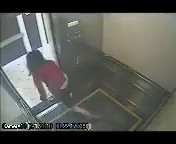
#> input picture imagenes1/image_0016.jpg, 176 x 144 px, found by its file name; its folder holds 4 pictures in this run
$ python mediaLK.py
#> lines starting #> are read from the running program, lines starting #| are printed output that depends on the picture; long printed decimals are rounded
import cv2
import numpy as np
import os

# Obtener la lista de archivos en la carpeta "imagenes"
imagenes_dir = "imagenes1"
imagenes_files = sorted(os.listdir(imagenes_dir))
imagenes_paths = [os.path.join(imagenes_dir, filename) for filename in imagenes_files]

# Crear o abrir un archivo de texto para guardar la información
output_file = open("informacion_flujo_optico.txt", "w")

# Inicializar listas para almacenar las magnitudes de cada par de imágenes
magnitudes_por_par = []

# Inicializar contadores para el promedio total
total_vectores_totales = 0
total_magnitud_totales = 0
total_resultados_guardados = 0

# Iterar sobre cada par de imágenes consecutivas
for i in range(len(imagenes_paths) - 1):
    image1_path = imagenes_paths[i]
    image2_path = imagenes_paths[i + 1]

    # Cargar las dos imágenes
    image1 = cv2.imread(image1_path)
#> image1 is the input picture: shape (144, 176, 3); mean B, G, R 88.8, 94.5, 92.6
    image2 = cv2.imread(image2_path)
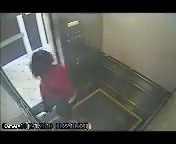
#> input picture imagenes1/image_0035.jpg, 176 x 144 px, found by its file name
#> image2 is the input picture: shape (144, 176, 3); mean B, G, R 89.6, 95.5, 94

    # Obtener el tamaño de las imágenes
    height, width, _ = image1.shape
#> height = 144; width = 176

    # Parámetros para el algoritmo de Lucas-Kanade
    lk_params = dict(winSize=(50, 50), maxLevel=4, criteria=(cv2.TERM_CRITERIA_EPS | cv2.TERM_CRITERIA_COUNT, 10, 0.001))

    # Convertir las imágenes a escala de grises
    gray1 = cv2.cvtColor(image1, cv2.COLOR_BGR2GRAY)
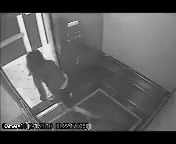
#> gray1: shape (144, 176); min 0, max 253, mean 93.3
    gray2 = cv2.cvtColor(image2, cv2.COLOR_BGR2GRAY)
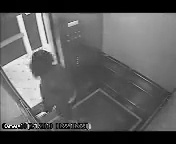
#> gray2: shape (144, 176); min 0, max 251, mean 94.4

    # Detectar características en la primera imagen
    p0 = cv2.goodFeaturesToTrack(gray1, mask=None, maxCorners=200, qualityLevel=0.0008, minDistance=10, blockSize=5, k=0.004)
#> p0 = 75 rows, first 8: [10, 127], [41, 14], [28, 124], [20, 15], [28, 50], [3, 67], [87, 128], [39, 49]

    # Inicializar algunas variables
    old_gray = gray1.copy()
    total_vectors = 0
    total_magnitude = 0
    magnitudes = []

    # Calcular el flujo óptico con el algoritmo de Lucas-Kanade
    p1, st, err = cv2.calcOpticalFlowPyrLK(old_gray, gray2, p0, None, **lk_params)
#> p1 = 75 rows, first 8: [10.14, 127], [40.95, 14.01], [28.02, 124], [19.94, 15.01], [28.28, 49.76], [3.43, 67], [86.95, 128], [39.25, 48.79]; st = 75 values from 1 to 1; err = 75 values, max 21.01 at index 10, min 0.785 at index 72, mean 6.76

    # Seleccionar puntos buenos
    good_new = p1[st == 1]
#> good_new = 75 pairs, first value 1.01 to 167.4, second value 14 to 129
    good_old = p0[st == 1]
#> good_old = 75 pairs, first value 1 to 167, second value 14 to 129

    # Filtrar vectores con magnitud significativa
    for i, (new, old) in enumerate(zip(good_new, good_old)):
        a, b = new.ravel()
        c, d = old.ravel()
        vector = (a - c, b - d)

        magnitude = np.sqrt(vector[0] ** 2 + vector[1] ** 2)
        if magnitude > 0.5:  # Ajusta el umbral según sea necesario
            total_vectors += 1
            total_magnitude += magnitude
            magnitudes.append(magnitude)

            # Guardar la magnitud del vector en el archivo de texto
            output_file.write(f"Magnitud del vector {i+1}: {magnitude}\n")
#> this loop made 75 passes
#> (a, b, c, d, vector, magnitude, total_magnitude) on passes 11, 16, 20, 21, 22, 25, 27, 28, 33, 35, 40, 45: (31.87, 73.22, 30, 74, (1.87, -0.781), 2.03, 2.03), (52.54, 94.4, 51, 95, (1.54, -0.6), 1.65, 3.68), (58.83, 103.9, 58, 104, (0.826, -0.14), 0.838, 4.52), (44.77, 82.56, 43, 83, (1.77, -0.439), 1.83, 6.34), (54.08, 57.15, 54, 59, (0.0816, -1.85), 1.85, 8.19), (68.21, 95.44, 70, 94, (-1.79, 1.44), 2.3, 10.49), (62.4, 87.16, 61, 87, (1.4, 0.158), 1.41, 11.9), (64.35, 68.83, 65, 75, (-0.655, -6.17), 6.21, 18.11), (19.06, 64.79, 18, 65, (1.06, -0.208), 1.08, 19.2), (67.95, 37.89, 68, 39, (-0.0451, -1.11), 1.11, 20.31), (9.86, 77.02, 9, 77, (0.859, 0.0161), 0.859, 21.17), (18.73, 88.96, 18, 89, (0.732, -0.0373), 0.733, 21.9)
#> (a, b, c, d, magnitude, total_magnitude) on passes 63, 73: (29.92, 89.13, 29, 89, 0.927, 24.1), (167.4, 14, 166, 14, 1.43, 25.53)
#> after the loop, magnitudes = [2.03, 1.65, 0.838, 1.83, 1.85, 2.3, 1.41, 6.21, 1.08, 1.11, 0.859, 0.733, 1.27, 0.927, 1.43]; total_magnitude = 25.53; total_vectors = 15

    # Calcular la mediana de las magnitudes de los vectores significativos
    if magnitudes:
        median_magnitude = np.median(magnitudes)
#> median_magnitude = 1.41
        magnitudes_por_par.append(median_magnitude)

    # Si hay vectores pintados, escribir la información en el archivo de texto
    if total_vectors > 0:
        total_vectores_totales += total_vectors
#> total_vectores_totales = 15
        total_magnitud_totales += total_magnitude
#> total_magnitud_totales = 25.53
        total_resultados_guardados += 1

        output_file.write(f"Para las imágenes {image1_path} y {image2_path}:\n")
        output_file.write(f"Total de vectores pintados: {total_vectors}\n")
        output_file.write(f"Mediana del tamaño de los vectores: {median_magnitude}\n\n")
#> pass 2 of the loop `for i in range(len(imagenes_paths) - 1):`:
#> image1_path = 'imagenes1/image_0035.jpg'
#> image2_path = 'imagenes1/image_0081.jpg'
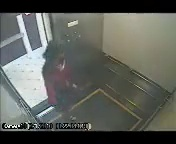
#> input picture imagenes1/image_0081.jpg, 176 x 144 px, found by its file name
#> image2 is the input picture: shape (144, 176, 3); mean B, G, R 90.7, 97, 94.3
#> `gray2 = cv2.cvtColor(image2, cv2.COLOR_BGR2GRAY)`:
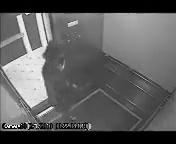
#> gray2: shape (144, 176); min 0, max 254, mean 95.5
#> p0 = 79 rows, first 8: [10, 127], [41, 14], [28, 124], [20, 15], [3, 67], [32, 50], [88, 129], [31, 107]
#> p1 = 79 rows, first 8: [9.95, 127], [41.01, 14.04], [28.04, 124], [20.02, 15.03], [3.08, 67.03], [32.27, 50.21], [87.92, 129], [31.25, 107]; st = 79 values from 1 to 1; err = 79 values, max 30.7 at index 21, min 1.09 at index 65, mean 8.35
#> good_new = 79 pairs, first value 0.909 to 172.1, second value 14.02 to 129
#> good_old = 79 pairs, first value 1 to 172, second value 14 to 129
#> the loop `for i, (new, old) in enumerate(zip(good_new, good_old)):` made 79 passes
#> (a, b, c, d, vector, magnitude, total_magnitude) on passes 11, 15, 17, 19, 20, 22, 23, 24: (57.85, 60.87, 55, 62, (2.85, -1.13), 3.07, 3.07), (43.58, 75.53, 38, 78, (5.58, -2.47), 6.1, 9.17), (43.15, 99.3, 41, 100, (2.15, -0.702), 2.26, 11.43), (47.25, 42.72, 47, 42, (0.246, 0.724), 0.765, 12.19), (57.14, 106.5, 54, 107, (3.14, -0.472), 3.18, 15.37), (50.46, 53.21, 50, 53, (0.459, 0.209), 0.505, 15.87), (29.42, 64.74, 28, 65, (1.42, -0.258), 1.44, 17.31), (20.67, 99.92, 20, 100, (0.669, -0.0762), 0.673, 17.98)
#> pass 3 of the loop `for i in range(len(imagenes_paths) - 1):`:
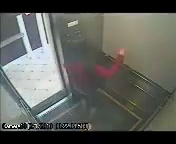
#> input picture imagenes1/image_0091.jpg, 176 x 144 px, found by its file name
#> image2 is the input picture: shape (144, 176, 3); mean B, G, R 92.2, 97.8, 95.7
#> `gray2 = cv2.cvtColor(image2, cv2.COLOR_BGR2GRAY)`:
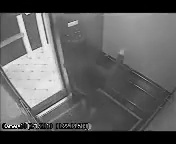
#> gray2: shape (144, 176); min 0, max 249, mean 96.5
#> the loop `for i, (new, old) in enumerate(zip(good_new, good_old)):` made 78 passes
#> (new, old) on passes 2 to 9: ([42.02, 14.03], [42, 14]), ([28.09, 123.9], [28, 124]), ([6.2, 126], [6, 126]), ([20.03, 15.03], [20, 15]), ([98.66, 128.9], [88, 129]), ([3.08, 66.99], [3, 67]), ([32.41, 49.3], [32, 49]), ([68.13, 125], [68, 125])

# Calcular promedio total de vectores y promedio total de magnitud
if total_resultados_guardados > 0:
    promedio_total_vectores = total_vectores_totales / total_resultados_guardados
    promedio_total_magnitud = total_magnitud_totales / total_resultados_guardados
else:
    promedio_total_vectores = 0
    promedio_total_magnitud = 0

# Calcular la mediana final de las medianas de cada par de imágenes
if magnitudes_por_par:
    mediana_final_de_medianas = np.median(magnitudes_por_par)
else:
    mediana_final_de_medianas = 0

# Cerrar el archivo de texto
output_file.close()

# Imprimir resultados
print("Total de resultados guardados:", total_resultados_guardados)
print("Promedio total de vectores:", promedio_total_vectores)
#| Promedio total de vectores: 21.0
print("Promedio total de magnitud:", promedio_total_magnitud)
#| Promedio total de magnitud: 95.758
print("Mediana final de medianas:", mediana_final_de_medianas)
#| Mediana final de medianas: 1.849
